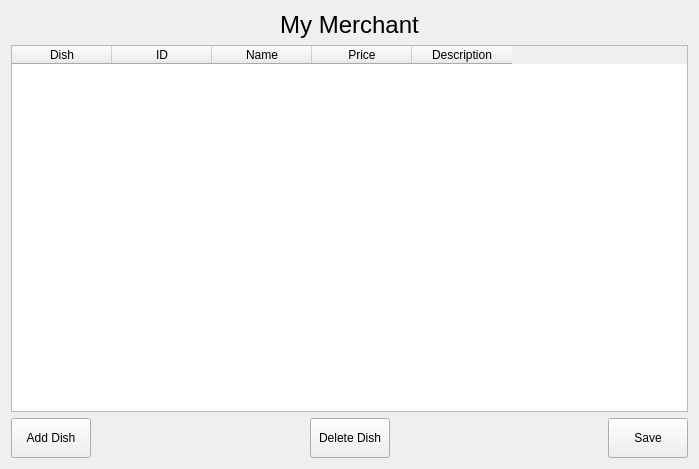
<?xml version="1.0" encoding="UTF-8"?>
<ui version="4.0">
 <class>Merchant</class>
 <widget class="QWidget" name="Merchant">
  <property name="geometry">
   <rect>
    <x>0</x>
    <y>0</y>
    <width>699</width>
    <height>469</height>
   </rect>
  </property>
  <property name="windowTitle">
   <string>Form</string>
  </property>
  <layout class="QVBoxLayout" name="verticalLayout_2">
   <item>
    <layout class="QVBoxLayout" name="verticalLayout">
     <item>
      <widget class="QLabel" name="label">
       <property name="text">
        <string>&lt;html&gt;&lt;head/&gt;&lt;body&gt;&lt;p align=&quot;center&quot;&gt;&lt;span style=&quot; font-size:18pt;&quot;&gt;My Merchant&lt;/span&gt;&lt;/p&gt;&lt;/body&gt;&lt;/html&gt;</string>
       </property>
      </widget>
     </item>
     <item>
      <widget class="QTableWidget" name="dishTable">
       <column>
        <property name="text">
         <string>Dish</string>
        </property>
       </column>
       <column>
        <property name="text">
         <string>ID</string>
        </property>
       </column>
       <column>
        <property name="text">
         <string>Name</string>
        </property>
       </column>
       <column>
        <property name="text">
         <string>Price</string>
        </property>
       </column>
       <column>
        <property name="text">
         <string>Description</string>
        </property>
       </column>
      </widget>
     </item>
    </layout>
   </item>
   <item>
    <layout class="QHBoxLayout" name="horizontalLayout">
     <item>
      <widget class="QPushButton" name="addButton">
       <property name="minimumSize">
        <size>
         <width>0</width>
         <height>40</height>
        </size>
       </property>
       <property name="text">
        <string>Add Dish</string>
       </property>
      </widget>
     </item>
     <item>
      <spacer name="horizontalSpacer">
       <property name="orientation">
        <enum>Qt::Horizontal</enum>
       </property>
       <property name="sizeHint" stdset="0">
        <size>
         <width>40</width>
         <height>20</height>
        </size>
       </property>
      </spacer>
     </item>
     <item>
      <widget class="QPushButton" name="deleteButton">
       <property name="minimumSize">
        <size>
         <width>0</width>
         <height>40</height>
        </size>
       </property>
       <property name="text">
        <string>Delete Dish</string>
       </property>
      </widget>
     </item>
     <item>
      <spacer name="horizontalSpacer_2">
       <property name="orientation">
        <enum>Qt::Horizontal</enum>
       </property>
       <property name="sizeHint" stdset="0">
        <size>
         <width>40</width>
         <height>20</height>
        </size>
       </property>
      </spacer>
     </item>
     <item>
      <widget class="QPushButton" name="savebutton">
       <property name="minimumSize">
        <size>
         <width>0</width>
         <height>40</height>
        </size>
       </property>
       <property name="text">
        <string>Save</string>
       </property>
      </widget>
     </item>
    </layout>
   </item>
  </layout>
 </widget>
 <resources/>
 <connections/>
</ui>
